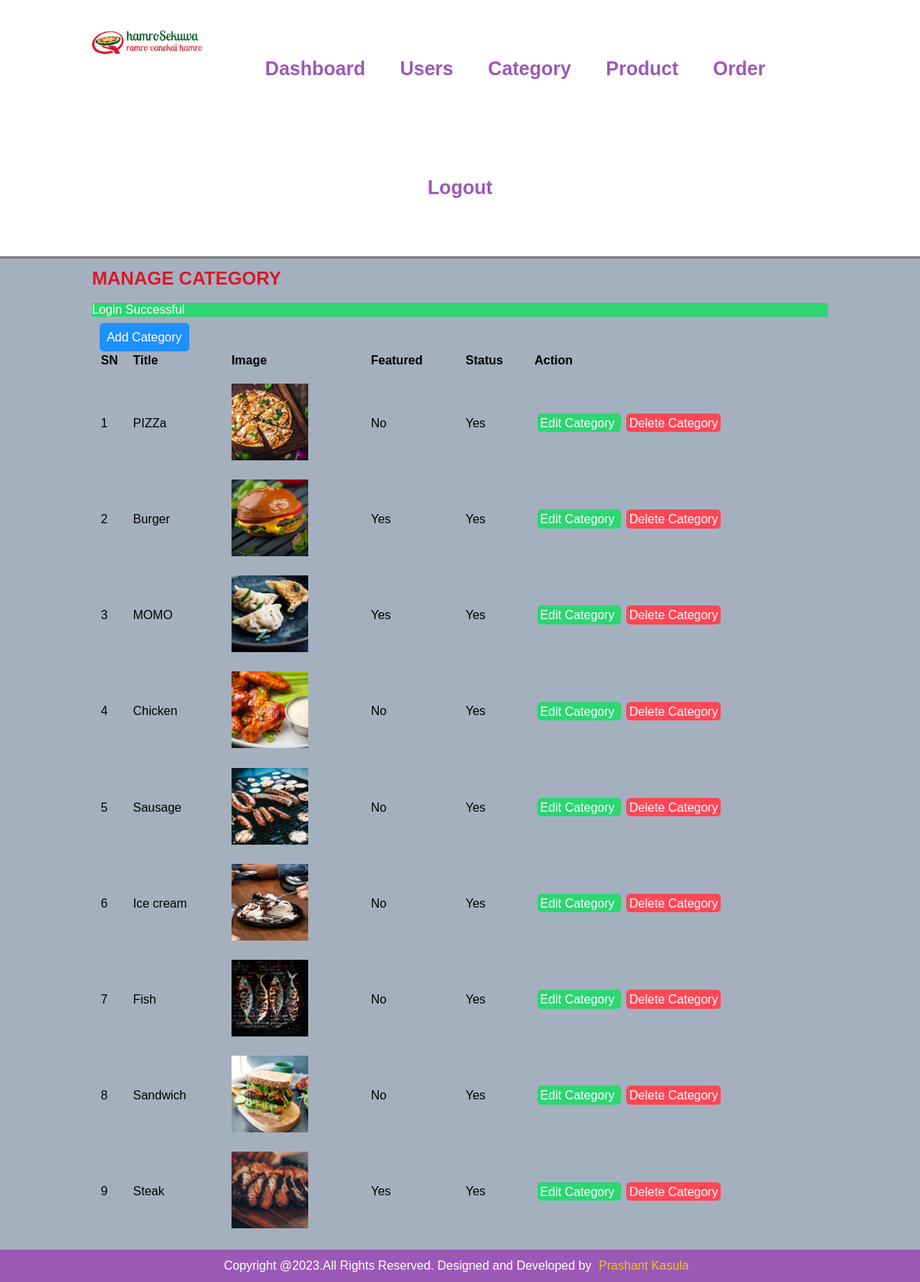
Screenshot of /admin/manage-category.php (signed in) with the database file from the repository.
### tables this page shows
CREATE TABLE `categories` (
  `id` int(10) UNSIGNED NOT NULL,
  `title` varchar(150) NOT NULL,
  `image_name` varchar(255) DEFAULT NULL,
  `featured` varchar(10) NOT NULL,
  `status` varchar(10) NOT NULL
);

### admin/manage-category.php (the view, shortened to what this page needs)
<?php include('common/header.php') ?>
    <section class="content">
        <div class="wrapper">
             <h1 class="heading">MANAGE CATEGORY</h1><br>
             <br>
                <a class="btn btn-secondary category-add" href="add-category.php"> Add Category</a>
             <br>
                <table class="table">
                    <thead>
                       <tr>
                            <th>SN</th>
                            <th>Title</th>
                            <th>Image</th>
                            <th>Featured</th>
                            <th>Status</th>
                            <th>Action</th>
                       </tr>
                    </thead>
                    <tbody>
                        <?php
                        $sql = "SELECT * FROM `categories`";
                        $exec = mysqli_query($conn, $sql);
                        if($exec == TRUE){
                            $count = mysqli_num_rows($exec);
                            if($count > 0){
                                $sn=1;
                                while( $rows = mysqli_fetch_assoc($exec)){
                                    $id = $rows['id'];
                                    $title = $rows['title'];
                                    $current_image = $rows['image_name'];
                                    $featured = $rows['featured'];
                                    $status = $rows['status'];
                                    ?>
                                    <tr>
                                        <td><?php echo $sn++; ?></td>
                                        <td><?php echo $title; ?></td>
                                        <?php
                                        if($current_image != ""){
                                            ?>
                                            <td><img width="100" height="100" src="../images/category/<?php echo $current_image; ?>" alt="<?php echo $current_image; ?>"></td>
                                            <?php
                                        }else{
                                            echo '<td>No Image Found</td>';
                                        }
                                        ?>
                                        <td><?php echo $featured; ?></td>
                                        <td><?php echo $status; ?></td>
                                        <td>
                                    <a class="btn btn-primary" href="<?php  echo APP_URL; ?>admin/edit-category.php?id=<?php echo $id; ?>">
                                Edit Category
                            </a>
                                <a class="btn btn-danger" href="<?php  echo APP_URL; ?>admin/delete-category.php?id=<?php echo $id; ?>">
                                    Delete Category
                                </a>
                                    </td>
                                </tr>
                                    <?php
                                }
                            }else{
                                echo'<tr><td colspan="6" class="text-center">No rows to display</td></tr>';
                            }
                        }
                        ?>
                    </tbody>
                </table>
        </div>
    </section>
<?php include('common/footer.php') ?>

### css/admin.css (style rules this page uses)
* { margin: 0; padding: 0; font-family: Arial, Helvetica, sans-serif ; }
.wrapper { width: 80%; margin: 0 auto; padding: 1%; }
.content { background-color: #a4b0be; padding-top: 1% 0; }
.heading { color: #d7182a; font-weight: 900; }
.table { width: 100%; }
.table tr th { text-align: left; padding: 1%; }
.table tr td { padding: 1%; }
a { text-decoration: none; margin: 1%; }
.btn { padding: 1%; color: white; font-size: 1rem; border-radius: 5px; border: none; }
.btn-primary { background-color: #2ed573; cursor: pointer; }
.btn-secondary { background-color: #1e90ff; }
.btn-danger { background-color: #ff4757; }
.success { color: white; background-color: #2ed573; }

### rows the page displays
categories: title "PIZZa", image_name (picture), featured "No", status "Yes"
categories: title "Burger", image_name (picture), featured "Yes", status "Yes"
categories: title "MOMO", image_name (picture), featured "Yes", status "Yes"
categories: title "Chicken", image_name (picture), featured "No", status "Yes"
categories: title "Sausage", image_name (picture), featured "No", status "Yes"
categories: title "Ice cream", image_name (picture), featured "No", status "Yes"
categories: title "Fish", image_name (picture), featured "No", status "Yes"
categories: title "Sandwich", image_name (picture), featured "No", status "Yes"
categories: title "Steak", image_name (picture), featured "Yes", status "Yes"

### other values shown
$_SESSION['message'] "Login Successful"
